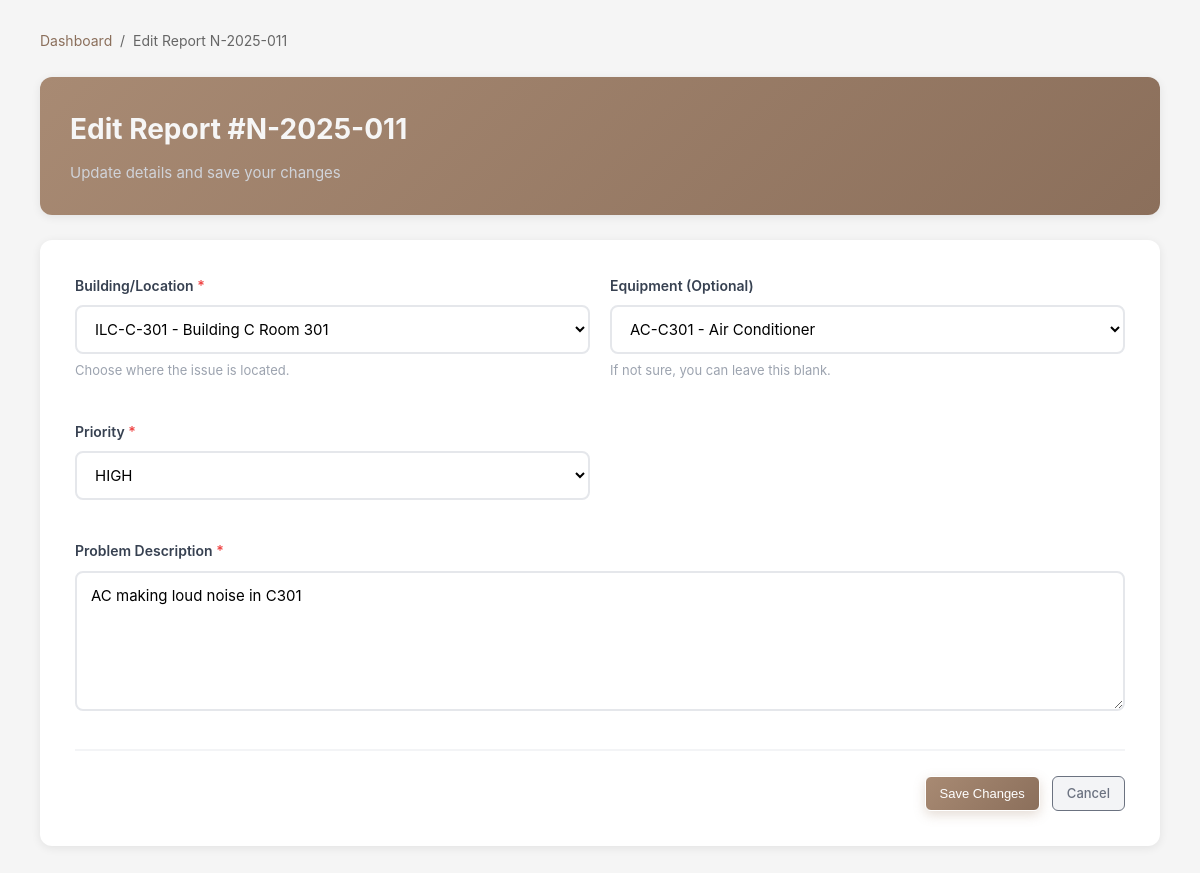
Screenshot of /edit_report.php?id=11 (signed in) with the database file from the repository.
### tables this page shows
CREATE TABLE `notification` (
  `notification_id` int(11) NOT NULL AUTO_INCREMENT,
  `notif_no` varchar(50) NOT NULL,
  `reported_at` datetime NOT NULL DEFAULT current_timestamp(),
  `status` enum('NEW','SCREENED','APPROVED','REJECTED','CLOSED') NOT NULL DEFAULT 'NEW',
  `priority` enum('LOW','MEDIUM','HIGH','URGENT') NOT NULL DEFAULT 'MEDIUM',
  `description` varchar(500) DEFAULT NULL,
  `reporter_name` varchar(120) DEFAULT NULL,
  `reporter_email` varchar(150) DEFAULT NULL,
  `equipment_id` int(11) DEFAULT NULL,
  `floc_id` int(11) DEFAULT NULL,
  `created_by_user_id` int(11) DEFAULT NULL,
  PRIMARY KEY (`notification_id`),
  UNIQUE KEY `uq_notif_no` (`notif_no`),
  KEY `fk_notif_equipment` (`equipment_id`),
  KEY `fk_notif_floc` (`floc_id`),
  KEY `fk_notif_creator_user` (`created_by_user_id`),
  KEY `idx_notification_status` (`status`),
  KEY `idx_notification_priority` (`priority`),
  CONSTRAINT `fk_notif_creator_user` FOREIGN KEY (`created_by_user_id`) REFERENCES `users` (`user_id`) ON DELETE SET NULL ON UPDATE CASCADE,
  CONSTRAINT `fk_notif_equipment` FOREIGN KEY (`equipment_id`) REFERENCES `equipment` (`equipment_id`) ON DELETE SET NULL ON UPDATE CASCADE,
  CONSTRAINT `fk_notif_floc` FOREIGN KEY (`floc_id`) REFERENCES `functional_location` (`floc_id`) ON DELETE SET NULL ON UPDATE CASCADE
);

CREATE TABLE `functional_location` (
  `floc_id` int(11) NOT NULL AUTO_INCREMENT,
  `floc_code` varchar(50) NOT NULL,
  `floc_name` varchar(100) NOT NULL,
  `parent_floc_id` int(11) DEFAULT NULL,
  `description` varchar(255) DEFAULT NULL,
  `is_active` tinyint(1) NOT NULL DEFAULT 1,
  `created_at` datetime NOT NULL DEFAULT current_timestamp(),
  `updated_at` datetime NOT NULL DEFAULT current_timestamp() ON UPDATE current_timestamp(),
  PRIMARY KEY (`floc_id`),
  UNIQUE KEY `uq_floc_code` (`floc_code`),
  KEY `fk_floc_parent` (`parent_floc_id`),
  CONSTRAINT `fk_floc_parent` FOREIGN KEY (`parent_floc_id`) REFERENCES `functional_location` (`floc_id`) ON DELETE SET NULL ON UPDATE CASCADE
);

CREATE TABLE `equipment` (
  `equipment_id` int(11) NOT NULL AUTO_INCREMENT,
  `equipment_code` varchar(50) NOT NULL,
  `equipment_name` varchar(150) NOT NULL,
  `floc_id` int(11) DEFAULT NULL,
  `work_center_id` int(11) DEFAULT NULL,
  `vendor_id` int(11) DEFAULT NULL,
  `serial_no` varchar(100) DEFAULT NULL,
  `model_no` varchar(100) DEFAULT NULL,
  `install_date` date DEFAULT NULL,
  `criticality` enum('LOW','MEDIUM','HIGH') NOT NULL DEFAULT 'LOW',
  `status` enum('ACTIVE','INACTIVE','RETIRED') NOT NULL DEFAULT 'ACTIVE',
  PRIMARY KEY (`equipment_id`),
  UNIQUE KEY `uq_equipment_code` (`equipment_code`),
  KEY `fk_equipment_floc` (`floc_id`),
  KEY `fk_equipment_wc` (`work_center_id`),
  KEY `fk_equipment_vendor` (`vendor_id`),
  CONSTRAINT `fk_equipment_floc` FOREIGN KEY (`floc_id`) REFERENCES `functional_location` (`floc_id`) ON DELETE SET NULL ON UPDATE CASCADE,
  CONSTRAINT `fk_equipment_vendor` FOREIGN KEY (`vendor_id`) REFERENCES `vendor` (`vendor_id`) ON DELETE SET NULL ON UPDATE CASCADE,
  CONSTRAINT `fk_equipment_wc` FOREIGN KEY (`work_center_id`) REFERENCES `work_center` (`work_center_id`) ON DELETE SET NULL ON UPDATE CASCADE
);

### edit_report.php (the view, shortened to what this page needs)
<?php
$host='localhost'; $dbname='cmms'; $username='root'; $password='';
$id = (int)($_GET['id'] ?? 0);
$no = trim((string)($_GET['no'] ?? ''));
try {
  $pdo = new PDO(
    "mysql:host=$host;dbname=$dbname;charset=utf8mb4",
    $username,$password,[PDO::ATTR_ERRMODE=>PDO::ERRMODE_EXCEPTION, PDO::ATTR_DEFAULT_FETCH_MODE=>PDO::FETCH_ASSOC]
  );
  $where = ''; $params = [];
  if ($id > 0) {
    $where = "n.notification_id = ? AND n.created_by_user_id = ?";
    $params = [$id, $_SESSION['user_id']];
  } elseif ($no !== '') {
    $where = "n.notif_no = ? AND n.created_by_user_id = ?";
    $params = [$no, $_SESSION['user_id']];
  } else {
    header('Location: user_dashboard.php?err=Missing%20report%20identifier');
    exit();
  }
  $q = $pdo->prepare("
    SELECT
      n.notification_id, n.notif_no, n.priority, n.description,
      n.floc_id, n.equipment_id
    FROM notification n
    WHERE $where
    LIMIT 1
  ");
  $q->execute($params);
  $n = $q->fetch();
  $locs = $pdo->query("
    SELECT floc_id, floc_code, floc_name
    FROM functional_location
    WHERE is_active = 1
    ORDER BY floc_name
  ")->fetchAll();
  $equip = [];
  if (!empty($n['floc_id'])) {
    $eq = $pdo->prepare("
      SELECT equipment_id, equipment_code, equipment_name
      FROM equipment
      WHERE floc_id = ? AND status = 'ACTIVE'
      ORDER BY equipment_name
    ");
    $eq->execute([$n['floc_id']]);
    $equip = $eq->fetchAll();
  }
} catch (PDOException $e) {
  die('DB error: '.$e->getMessage());
}
function e($v){ return htmlspecialchars((string)$v, ENT_QUOTES, 'UTF-8'); }
?>
<!doctype html>
<html lang="en">
<head>
  <link rel="stylesheet" href="style.css">
</head>
<body>
  <div class="container">
    <div class="breadcrumb">
      <a href="user_dashboard.php">Dashboard</a> &nbsp;/&nbsp;
      <span>Edit Report <?= e($n['notif_no']) ?></span>
    </div>
    <div class="page-header">
      <h1>Edit Report #<?= e($n['notif_no']) ?></h1>
      <p class="date-time">Update details and save your changes</p>
    </div>
    <div class="form-card">
      <form method="POST" action="">
        <div class="form-row">
          <div class="form-group">
            <label for="floc_id">Building/Location <span class="required">*</span></label>
            <select id="floc_id" name="floc_id" required onchange="loadEquipment(this.value)">
              <?php foreach ($locs as $loc): ?>
                <option value="<?= (int)$loc['floc_id'] ?>" <?= ((int)$n['floc_id'] === (int)$loc['floc_id']) ? 'selected' : '' ?>>
                  <?= e($loc['floc_code'].' - '.$loc['floc_name']) ?>
                </option>
              <?php endforeach; ?>
            </select>
            <span class="help-text">Choose where the issue is located.</span>
          </div>
          <div class="form-group">
            <label for="equipment_id">Equipment (Optional)</label>
            <select id="equipment_id" name="equipment_id">
              <?php foreach ($equip as $eq): ?>
                <option value="<?= (int)$eq['equipment_id'] ?>" <?= ((int)$n['equipment_id'] === (int)$eq['equipment_id']) ? 'selected' : '' ?>>
                  <?= e(($eq['equipment_code'] ? $eq['equipment_code'].' - ' : '').$eq['equipment_name']) ?>
                </option>
              <?php endforeach; ?>
            </select>
            <span class="help-text">If not sure, you can leave this blank.</span>
          </div>
        </div>
        <div class="form-row">
          <div class="form-group">
            <label for="priority">Priority <span class="required">*</span></label>
            <select id="priority" name="priority" required>
              <?php foreach (['LOW','MEDIUM','HIGH','URGENT'] as $p): ?>
                <option value="<?= $p ?>" <?= (strtoupper((string)$n['priority']) === $p ? 'selected' : '') ?>><?= $p ?></option>
              <?php endforeach; ?>
            </select>
          </div>
          <div class="form-group"></div>
        </div>
        <div class="form-group full-width">
          <label for="description">Problem Description <span class="required">*</span></label>
          <textarea id="description" name="description" rows="5" required><?= e($n['description']) ?></textarea>
        </div>
        <div class="form-actions">
          <button class="btn btn-primary" type="submit">Save Changes</button>
          <a class="btn btn-secondary" href="user_dashboard.php">Cancel</a>
        </div>
      </form>
    </div>
  </div>
</body>
</html>

### style.css (style rules this page uses)
* { margin: 0; padding: 0; box-sizing: border-box; }
body { font-family: -apple-system, BlinkMacSystemFont, "Segoe UI", Roboto, Arial, sans-serif; background-color: #f5f5f5; color: #333; line-height: 1.6; }
.container { padding: 30px 40px; max-width: 1400px; margin: 0 auto; }
.report-new-btn, .btn-primary { background: linear-gradient(135deg, #A88A73 0%, #8B6F5B 100%); color: white; padding: 14px 28px; border-radius: 10px; text-decoration: none; font-size: 15px; font-weight: 600; display: inline-flex; align-items: center; gap: 8px; transition: all 0.3s; border: none; cursor: pointer; box-shadow: 0 4px 12px rgba(168, 138, 115, 0.3); }
.btn-secondary { background: #f3f4f6; color: #6b7280; border: 2px solid #e5e7eb; padding: 13px 28px; border-radius: 10px; font-size: 15px; font-weight: 600; cursor: pointer; text-decoration: none; transition: all 0.3s; display: inline-block; }
.btn { padding: 6px 14px; border-radius: 6px; font-size: 13px; font-weight: 500; border: 1px solid; cursor: pointer; text-decoration: none; transition: all 0.3s; display: inline-block; }
.date-time { color: #6b7280; font-size: 13px; }
.breadcrumb { margin-bottom: 25px; font-size: 14px; color: #666; }
.breadcrumb a { color: #8B6F5B; text-decoration: none; transition: color 0.3s; }
.page-header { background: linear-gradient(135deg, #A88A73 0%, #8B6F5B 100%); color:white; padding: 30px; border-radius: 12px; box-shadow: 0 2px 10px rgba(0,0,0,.08); margin-bottom: 25px; }
.page-header h1 { font-size: 28px; color: #f6f6f6; margin-bottom: 10px; display: flex; align-items: center; gap: 10px; }
.page-header p { color: #d0d3d9; font-size: 15px; line-height: 1.5; }
.form-card { background: #fff; padding: 35px; border-radius: 12px; box-shadow: 0 2px 10px rgba(0,0,0,.08); }
.form-row { display: grid; grid-template-columns: 1fr 1fr; gap: 20px; margin-bottom: 20px; }
.form-group { margin-bottom: 20px; }
.form-group.full-width { grid-column: 1 / -1; }
.form-group label { display: block; color: #374151; font-weight: 600; margin-bottom: 8px; font-size: 14px; }
.required { color: #ef4444; }
.form-group input, .form-group select, .form-group textarea { width: 100%; padding: 12px 14px; border: 2px solid #e5e7eb; border-radius: 8px; font-size: 15px; font-family: inherit; transition: all 0.3s; background: #fff; }
.form-group textarea { resize: vertical; min-height: 120px; line-height: 1.5; }
.help-text { font-size: 13px; color: #9ca3af; margin-top: 6px; display: block; }
.form-actions { display: flex; gap: 12px; justify-content: flex-end; margin-top: 30px; padding-top: 25px; border-top: 2px solid #f3f4f6; }

### rows the page displays
notification: notif_no "N-2025-011", floc_id "ILC-C-301 - Building C Room 301", equipment_id "AC-C301 - Air Conditioner", priority "HIGH", description "AC making loud noise in C301"
